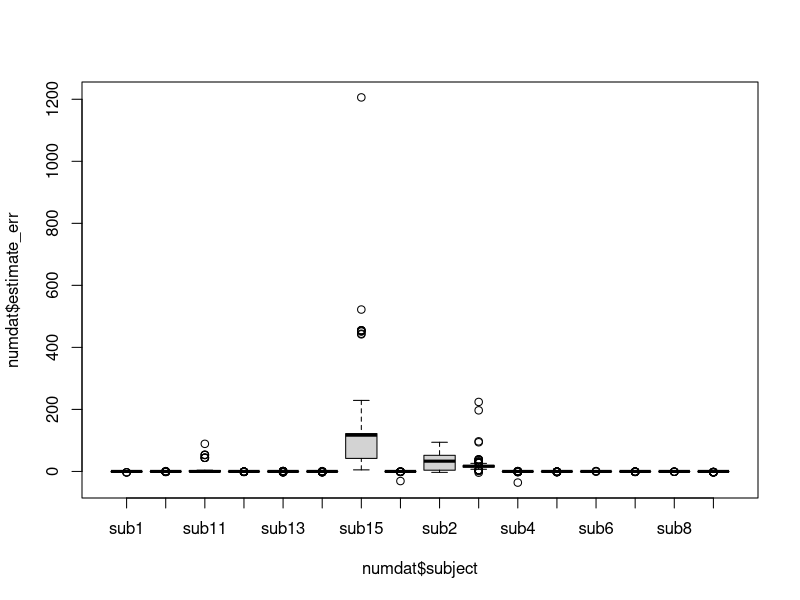
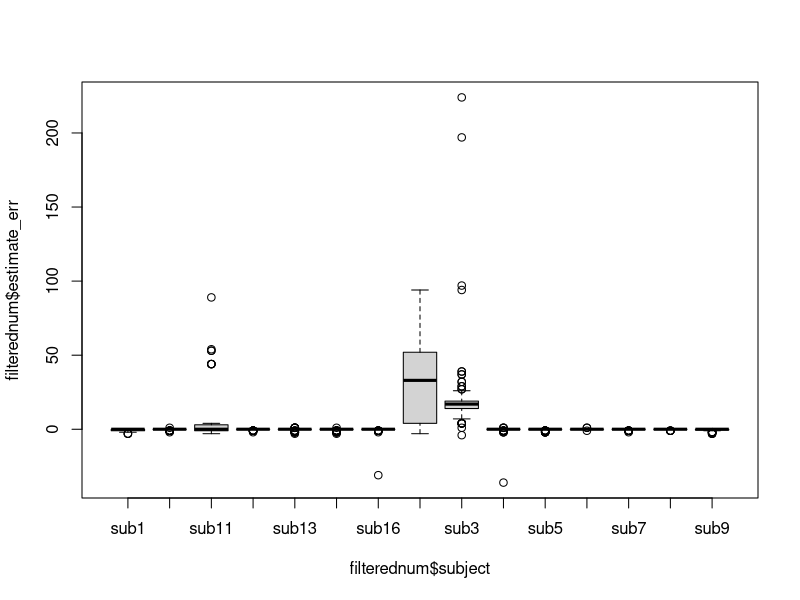
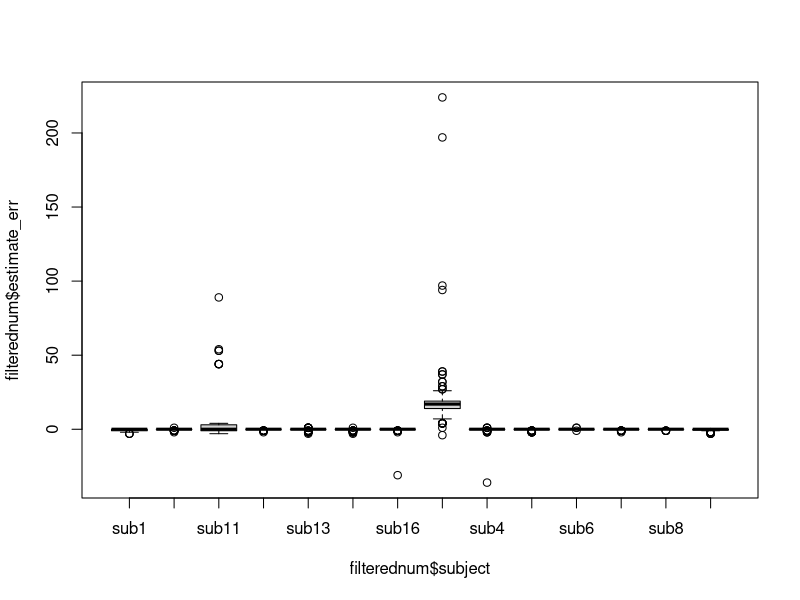
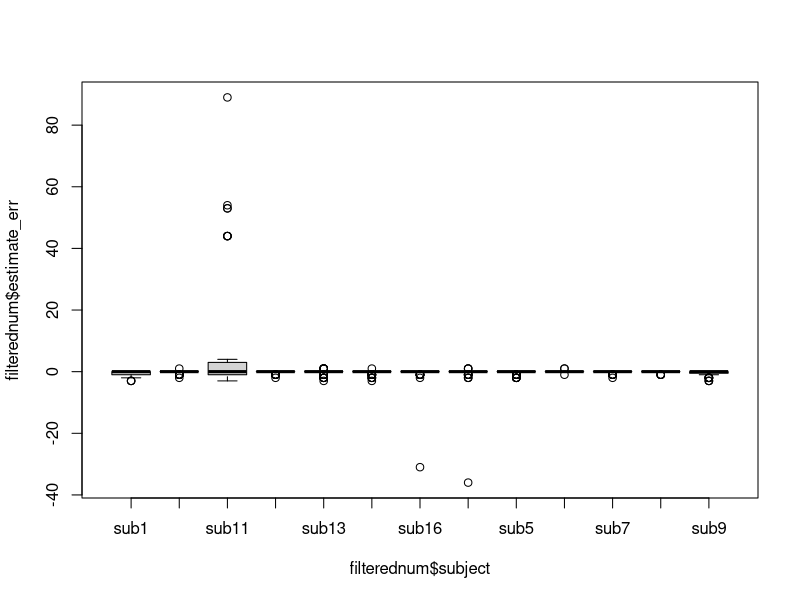
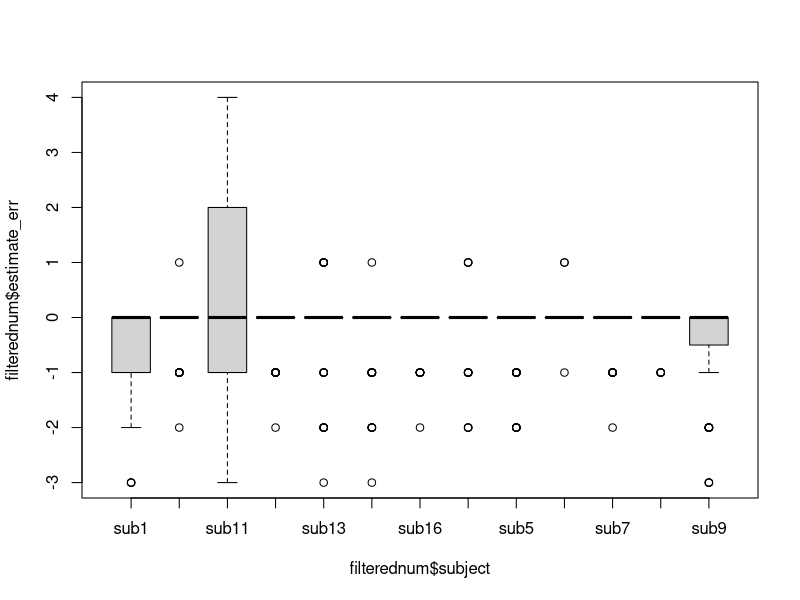
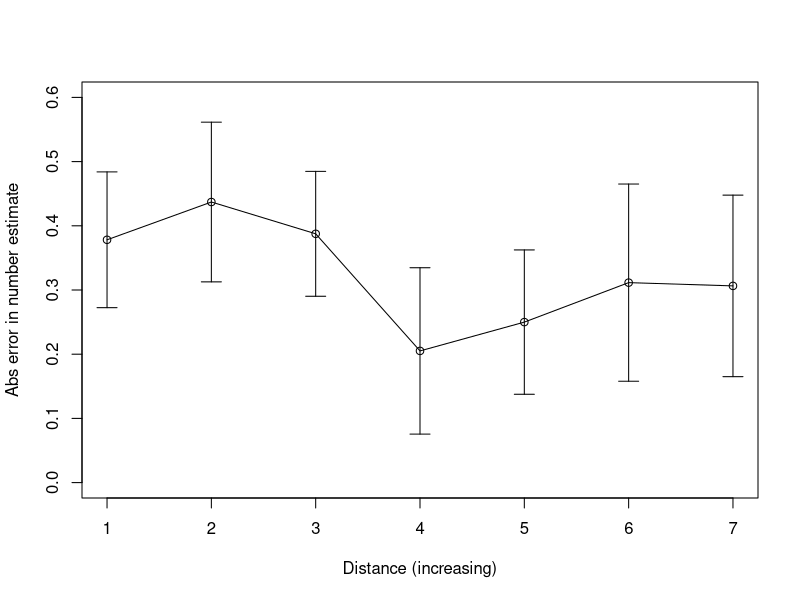
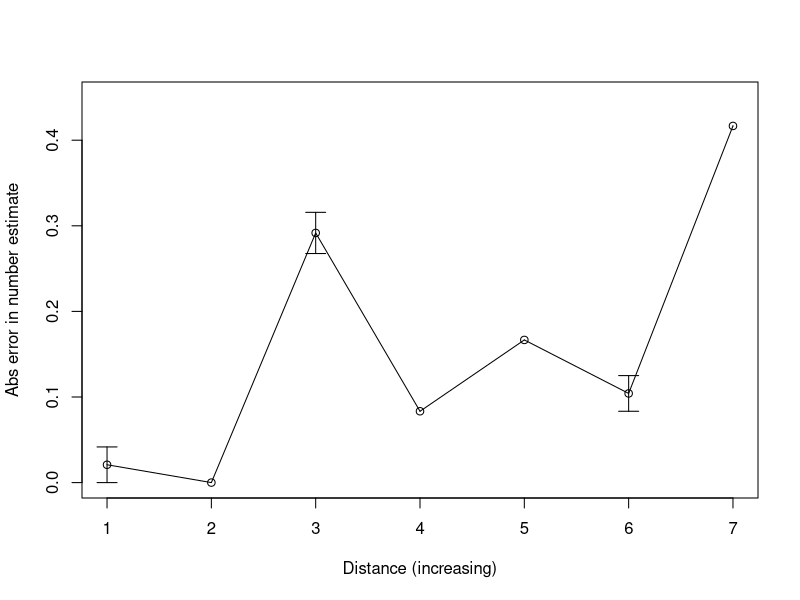
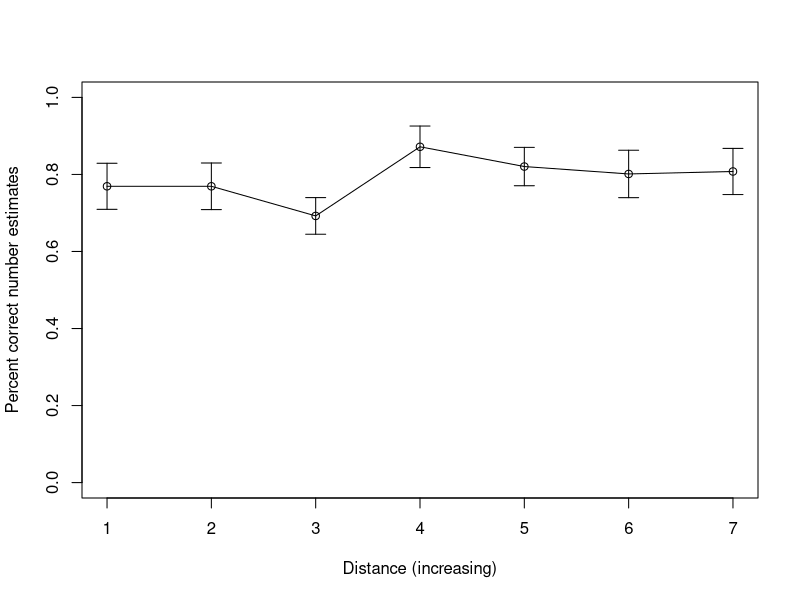

Source code (R) for these figures, in order:
## ---- chunk 1
knitr::opts_chunk$set(echo = TRUE)
library(tidyr)
library(dplyr)
library(plotrix)
## ---- chunk 2
numdat <- read.csv("numdat.csv")

numdat <- numdat %>%
  mutate(iscorrect = ifelse(stim_number == subject_estimate, 1, 0))

##look at boxplots of all 16 subjects
boxplot(numdat$estimate_err ~ numdat$subject)

##take out sub15
filterednum <- numdat %>% dplyr::filter(subject != "sub15")
boxplot(filterednum$estimate_err ~ filterednum$subject)

##take out sub2
filterednum <- filterednum %>% dplyr::filter(subject != "sub2")
boxplot(filterednum$estimate_err ~ filterednum$subject)

##take out sub3
filterednum <- filterednum %>% dplyr::filter(subject != "sub3")
boxplot(filterednum$estimate_err ~ filterednum$subject)

##now remove individual estimates with |errors| > 12 (assuming people just messed up occasionally)
filterednum <- filterednum %>% dplyr::filter(abs(estimate_err) < 12)
boxplot(filterednum$estimate_err ~ filterednum$subject)


# & subject != "sub2"& subject != "sub3") %>%
#   filter(abs(estimate_err) < 12)
## ---- chunk 3
abs_err_means <- filterednum %>%
  select(subject,condition, stim_distance, estimate_err) %>%
  mutate(abs_err = abs(estimate_err)) %>%
  pivot_wider(names_from = stim_distance, values_from = abs_err, values_fn = mean, id_cols = c(subject,condition)) %>%
  dplyr::select(subject, condition, `15`,`25`,`50`,`75`,`100`,`150`,`200`)
print(abs_err_means)
plot(colMeans(abs_err_means[ , 3:9]), ylim = c(0,.6), type = "o", xlab = "Distance (increasing)", ylab = "Abs error in number estimate")
##just doing std error for quick look
ses <- apply(abs_err_means[ , 3:9], 2, std.error)
arrows(x0 = 1:7, y0 = colMeans(abs_err_means[ , 3:9]) - ses, y1 = colMeans(abs_err_means[ , 3:9]) + ses,
       code = 3, angle = 90, length = .1)
## ---- chunk 4


filtered_abs_err_means <- abs_err_means %>%
  filter(condition == "WL")
print(filtered_abs_err_means)
plot(colMeans(filtered_abs_err_means[ , 3:9]), ylim = c(0,.45), type = "o", xlab = "Distance (increasing)", ylab = "Abs error in number estimate")
##just doing std error for quick look
ses <- apply(filtered_abs_err_means[ , 3:9], 2, std.error)
arrows(x0 = 1:7, y0 = colMeans(filtered_abs_err_means[ , 3:9]) - ses, y1 = colMeans(filtered_abs_err_means[ , 3:9]) + ses,
       code = 3, angle = 90, length = .1)
## ---- chunk 5
filtered_pcts <- numdat %>% 
  filter(subject != "sub15" & subject != "sub2"& subject != "sub3")

pct_means <- filtered_pcts %>%
  select(subject,condition, stim_distance, iscorrect) %>%
  pivot_wider(names_from = stim_distance, values_from = iscorrect, values_fn = mean, id_cols = c(subject,condition)) %>%
  dplyr::select(subject, condition, `15`,`25`,`50`,`75`,`100`,`150`,`200`)
print(pct_means)
plot(colMeans(pct_means[ , 3:9]), ylim = c(0,1), type = "o", xlab = "Distance (increasing)", ylab = "Percent correct number estimates")
##just doing std error for quick look
ses <- apply(pct_means[ , 3:9], 2, std.error)
arrows(x0 = 1:7, y0 = colMeans(pct_means[ , 3:9]) - ses, y1 = colMeans(pct_means[ , 3:9]) + ses,
       code = 3, angle = 90, length = .1)

SL_pct_means <- pct_means %>%
  filter(condition == "SL")
print(SL_pct_means)
plot(colMeans(SL_pct_means[ , 3:9]), ylim = c(0,1), type = "o", xlab = "Distance (increasing)", ylab = "Percent correct number estimates", col = "darkgray")
##just doing std error for quick look
ses <- apply(SL_pct_means[ , 3:9], 2, std.error)
arrows(x0 = 1:7, y0 = colMeans(SL_pct_means[ , 3:9]) - ses, y1 = colMeans(SL_pct_means[ , 3:9]) + ses,
       code = 3, angle = 90, length = .1, col = "gray")

WL_pct_means <- pct_means %>%
  filter(condition == "WL")
print(WL_pct_means)
lines(colMeans(WL_pct_means[ , 3:9]), ylim = c(0,1), type = "o", xlab = "Distance (increasing)", ylab = "Percent correct number estimates")
##just doing std error for quick look
ses <- apply(WL_pct_means[ , 3:9], 2, std.error)
arrows(x0 = 1:7, y0 = colMeans(WL_pct_means[ , 3:9]) - ses, y1 = colMeans(WL_pct_means[ , 3:9]) + ses,
       code = 3, angle = 90, length = .1)


